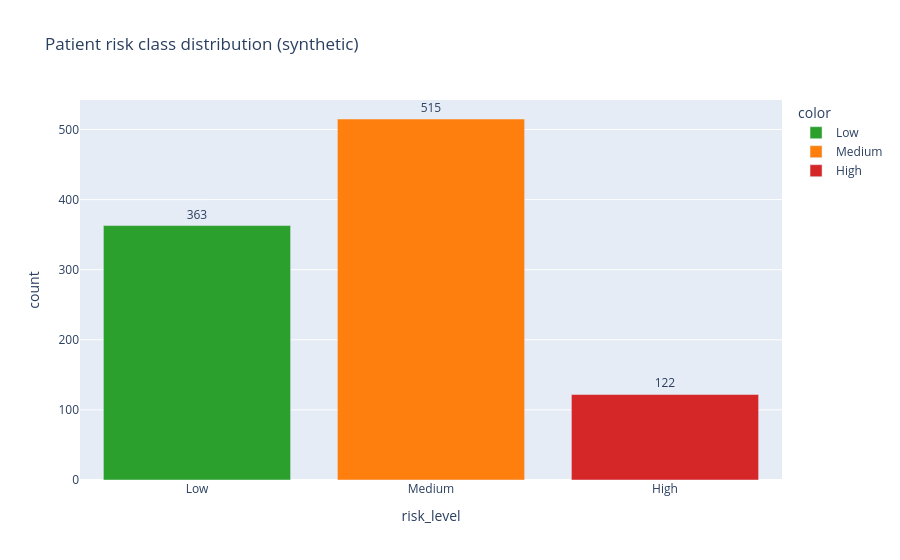

The notebook cell saved with this chart:
### Markdown cell above
## 2. Risk class distribution

### Code cell
order = ["Low", "Medium", "High"]
counts = df["risk_level"].value_counts().reindex(order)
print(counts)
print("\nProportions (%):")
print((100 * counts / counts.sum()).round(1))

fig = px.bar(x=counts.index, y=counts.values, text=counts.values,
             labels={"x": "risk_level", "y": "count"},
             title="Patient risk class distribution (synthetic)",
             color=counts.index,
             color_discrete_map={"Low": "#2ca02c", "Medium": "#ff7f0e", "High": "#d62728"})
fig.update_traces(textposition="outside")
fig.show()

### Figure 1 — Plotly figure (JSON) as saved in the notebook; plotly's stock layout.template omitted (floating-point values rounded to 4 significant figures)
{"data": [{"hovertemplate": "color=Low<br>risk_level=%{x}<br>count=%{y}<br>text=%{text}<extra></extra>", "legendgroup": "Low", "marker": {"color": "#2ca02c", "pattern": {"shape": ""}}, "name": "Low", "orientation": "v", "showlegend": true, "text": [363.0], "textposition": "outside", "x": ["Low"], "xaxis": "x", "y": [363], "yaxis": "y", "type": "bar"}, {"hovertemplate": "color=Medium<br>risk_level=%{x}<br>count=%{y}<br>text=%{text}<extra></extra>", "legendgroup": "Medium", "marker": {"color": "#ff7f0e", "pattern": {"shape": ""}}, "name": "Medium", "orientation": "v", "showlegend": true, "text": [515.0], "textposition": "outside", "x": ["Medium"], "xaxis": "x", "y": [515], "yaxis": "y", "type": "bar"}, {"hovertemplate": "color=High<br>risk_level=%{x}<br>count=%{y}<br>text=%{text}<extra></extra>", "legendgroup": "High", "marker": {"color": "#d62728", "pattern": {"shape": ""}}, "name": "High", "orientation": "v", "showlegend": true, "text": [122.0], "textposition": "outside", "x": ["High"], "xaxis": "x", "y": [122], "yaxis": "y", "type": "bar"}], "layout": {"xaxis": {"anchor": "y", "domain": [0.0, 1.0], "title": {"text": "risk_level"}}, "yaxis": {"anchor": "x", "domain": [0.0, 1.0], "title": {"text": "count"}}, "legend": {"title": {"text": "color"}, "tracegroupgap": 0}, "title": {"text": "Patient risk class distribution (synthetic)"}, "barmode": "relative"}}
